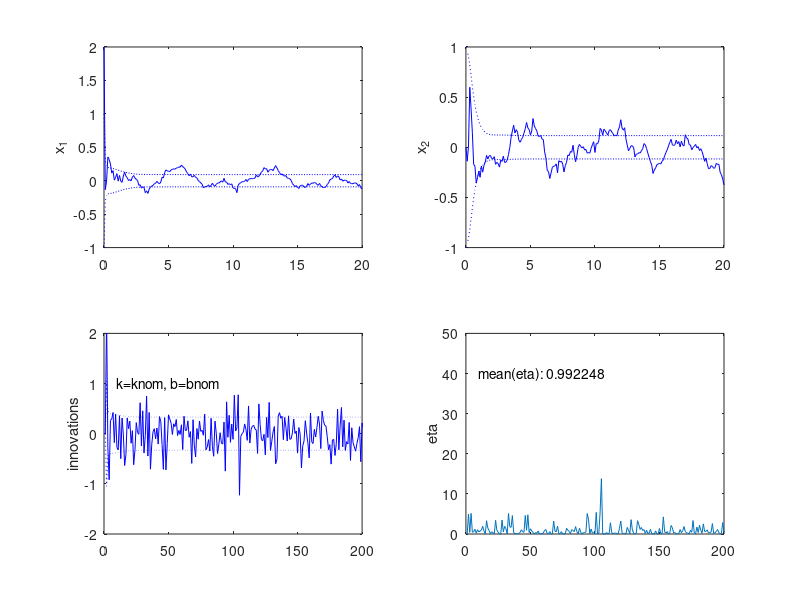

Write the MATLAB code that produced this figure.
% KF 2
close all
clear all

% time parameters
dT=0.1;
t0=0;
tf=20;

%define filter parameters
xhat0=[0;0];
P0=eye(2);
Q_extra=0*[1 0;0 1];   % fictitious process noise
R=0.1; % assumed measurement noise

% define true initial conditions
x0=[2;0];

% define model parameters
m=1;
b=0.4;
k=1;

% define noise parameters
u_bar=0;
S_u=0.2;
S_v=0.1;

% measurement of position only
C=[1 0];

dk=0; % potential for unmodelled plant error...
db=0; % -0.3;

% continuous time dynamics
A_ct=[0 1;-(k+dk)/m -(b+db)/m];	% true dynamics
A_cm=[0 1;-(k)/m -b/m];     % assumed dynamics

B_c=[0;1/m];

% convert to discrete time using ZOH
A_true=expm(A_ct*dT);
A_model=expm(A_cm*dT);
B_true=(A_true-eye(2))*inv(A_ct)*B_c;
B_model=(A_model-eye(2))*inv(A_cm)*B_c;

% Q=B'Su*B
Q_model=B_model*S_u*B_model';

time=t0:dT:tf;
MAXK=length(time);

x_tru(:,1)=x0;      % initialize truth
x_hat(:,1)=xhat0;   % initialize estimate
P_hat(:,:,1)=P0;
Sx(:,1)=sqrt(diag(P_hat(:,:,1)));

for k=2:MAXK
    % simulate model dynamics by one time step
    u_true(k-1)=u_bar + sqrtm(S_u)*randn(1,1); % gaussian random noise with mean u_bar
    x_tru(:,k)=A_true*x_tru(:,k-1) + B_true*u_true(k-1); % true state change
    y(k)=C*x_tru(:,k) + sqrtm(S_v)*randn(1,1); % get a measurement (noisy)
    
    % time update the estimate
    x_hat(:,k)=A_model*x_hat(:,k-1); % the model assumes ubar=0
    P_hat(:,:,k)=A_model*P_hat(:,:,k-1)*A_model' + Q_model + Q_extra;
    
    % measurement update
    Sr(:,:,k)=C*P_hat(:,:,k)*C' + R; % innovations covariance
    K(:,k)=P_hat(:,:,k)*C'*inv(Sr(:,:,k));
    ry(:,k)=y(k)-C*x_hat(:,k); % innovations
    x_hat(:,k)=x_hat(:,k) + K(:,k)*ry(:,k);
    P_hat(:,:,k)=(eye(2) - K(:,k)*C)*P_hat(:,:,k);
    eta(k)=ry(:,k)'*inv(Sr(:,:,k))*ry(:,k);
    
    Sx(:,k)=sqrt(diag(P_hat(:,:,k)));
end
e=x_tru-x_hat; % compute estimate error
sig=sqrt([squeeze(P_hat(1,1,:))';squeeze(P_hat(2,2,:))']); % std dev of estimate error

Sr=squeeze(Sr); % remove singleton dimensions
% plot results

figure
subplot(2,2,1)
    plot(time,e(1,:),'b',time,Sx(1,:),'b:',time,-Sx(1,:),'b:')
    xlim([t0 tf])
    ylabel('x_1')
    
subplot(2,2,2)
    plot(time,e(2,:),'b',time,Sx(2,:),'b:',time,-Sx(2,:),'b:')
    xlim([t0 tf])
    ylabel('x_2')

subplot(2,2,3)
    plot(1:MAXK,ry,'b',1:MAXK,sqrt(Sr),'b:',1:MAXK,-sqrt(Sr),'b:');
    xlim([0 200])
    ylim([-2 2])
    ylabel('innovations')
    text(10,1,'k=knom, b=bnom')
subplot(2,2,4)
    plot(1:MAXK,eta)
    xlim([0 200])
    ylim([0 50])
    ylabel('eta')
    text(10,40,sprintf('mean(eta): %g',mean(eta)))
    